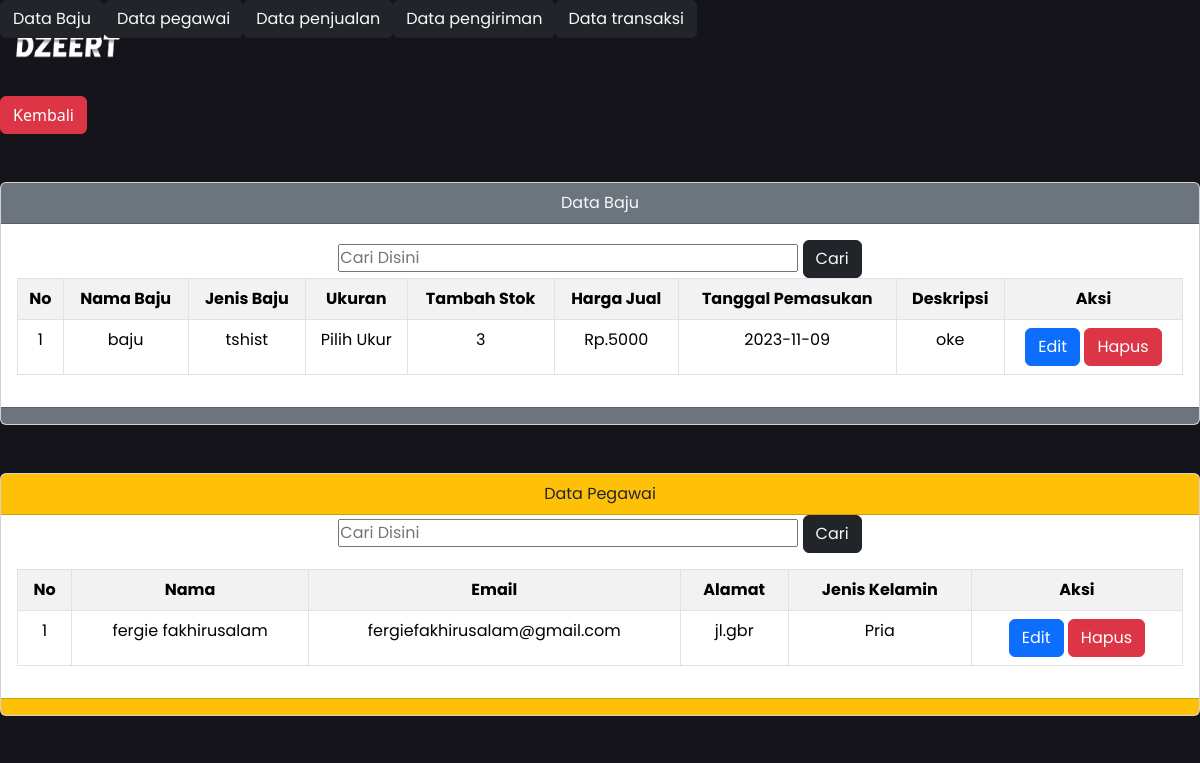
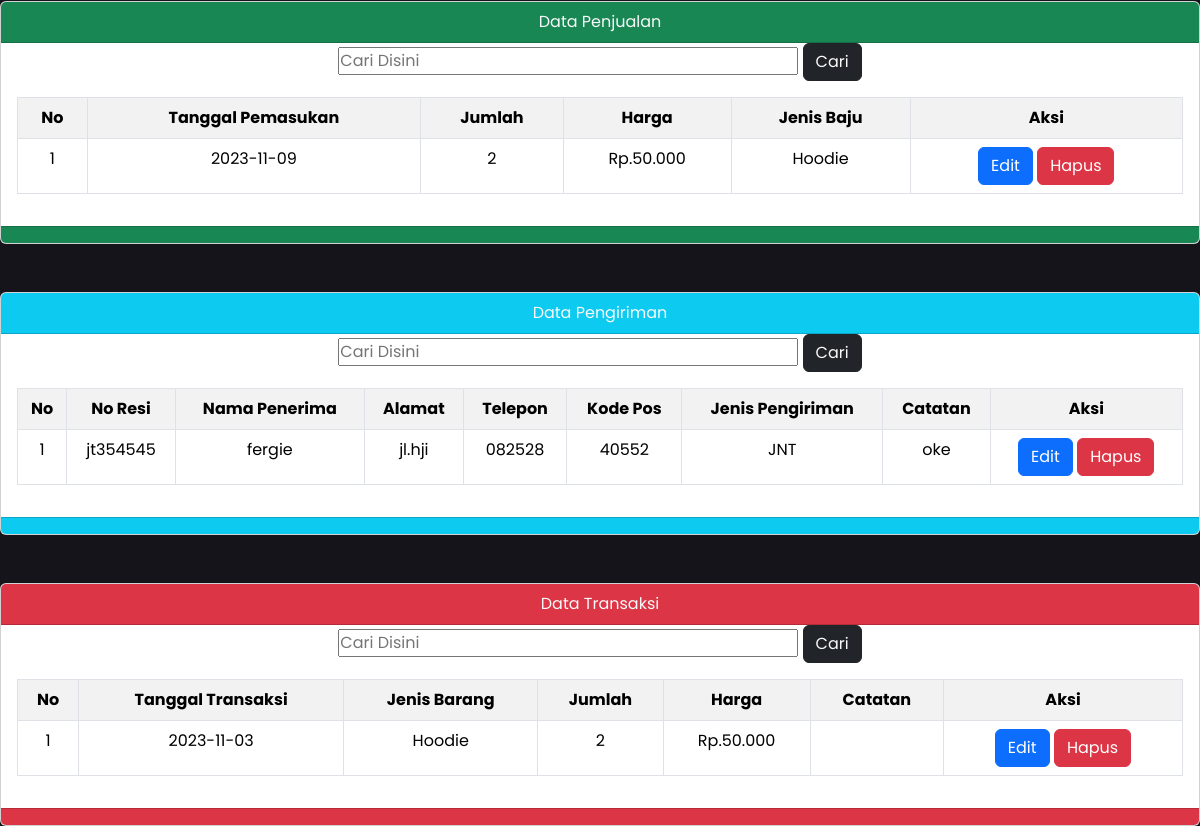
The page /lapor.php on the database as committed earlier (2 pictures, top to bottom).
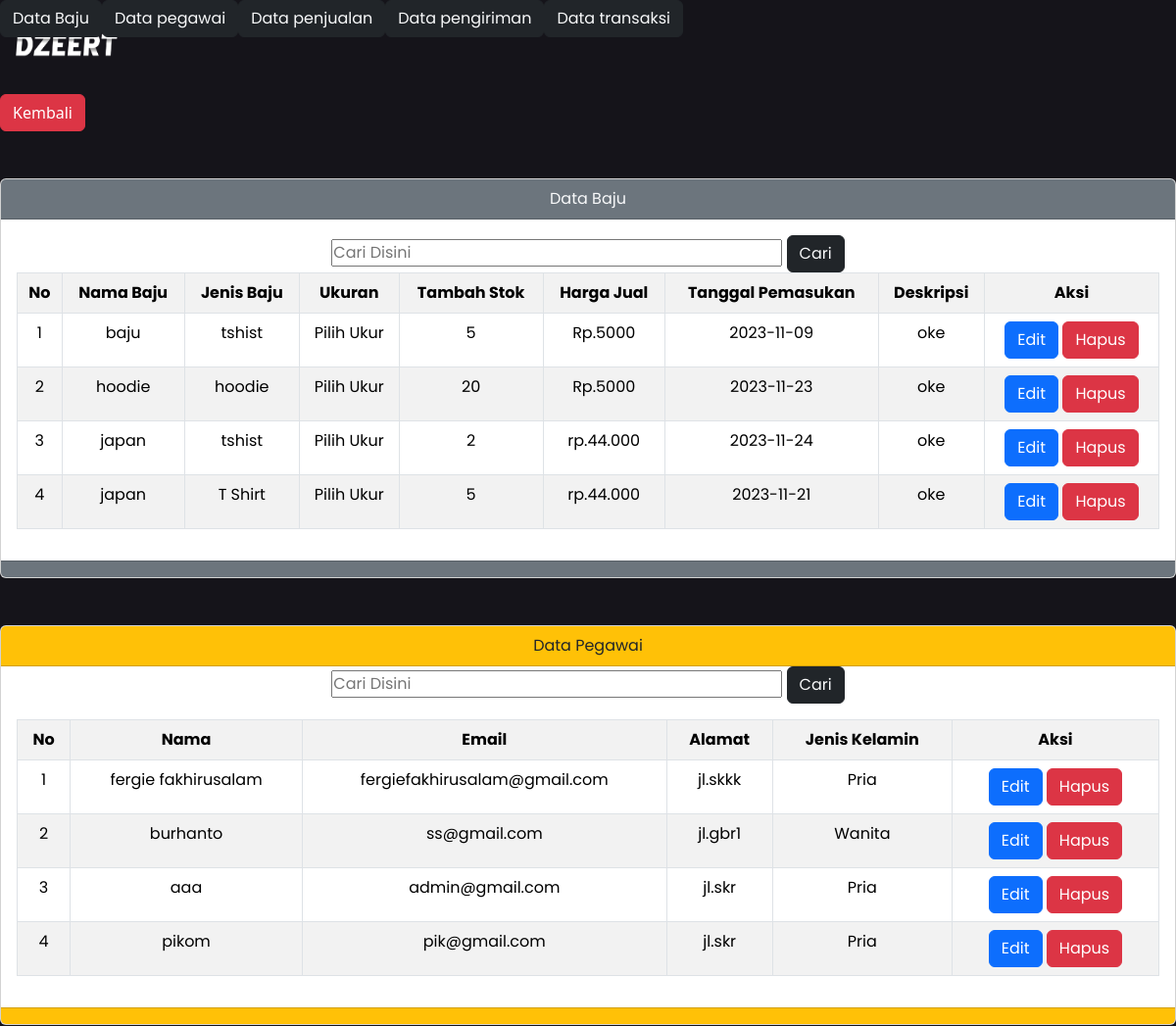
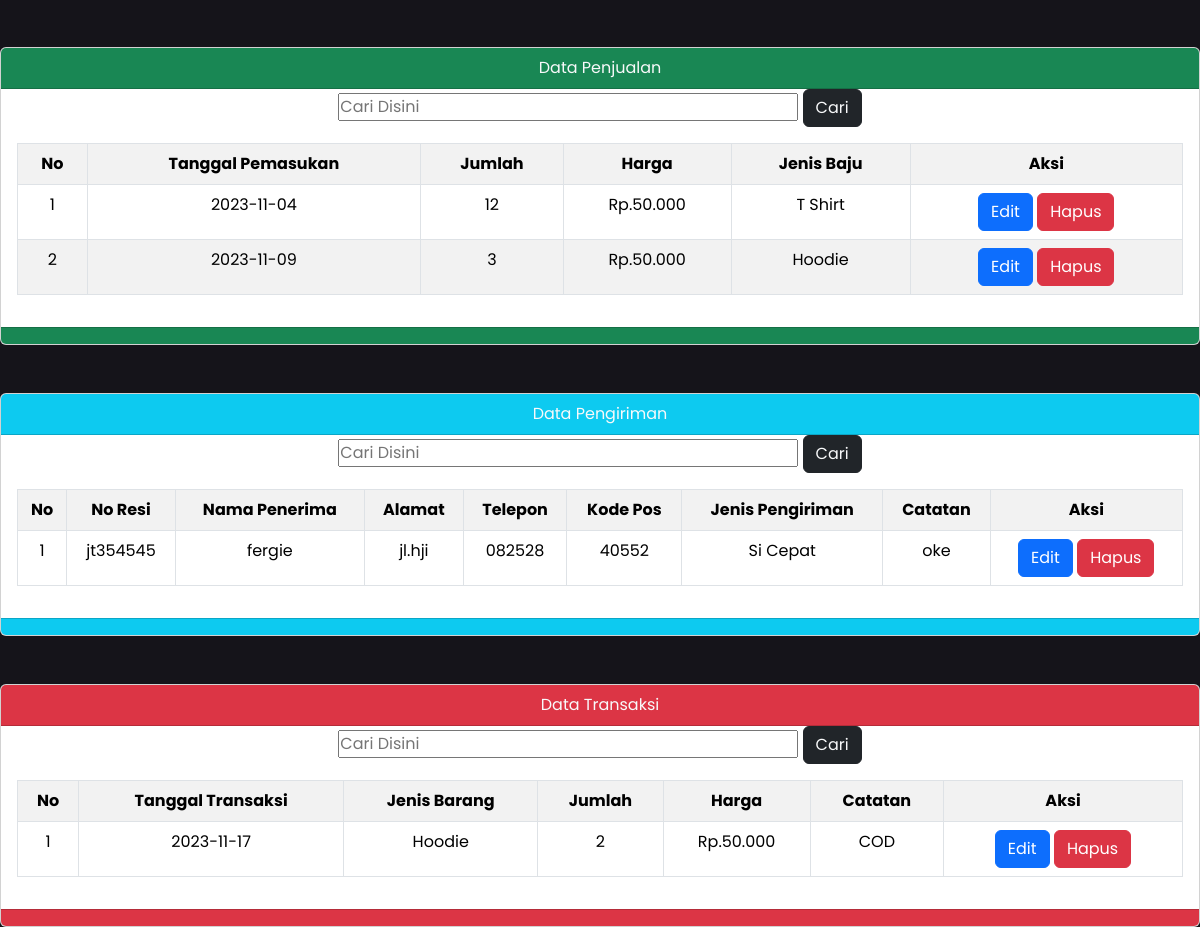
The same page on the database as committed later (2 pictures, top to bottom).
### tables this page shows
CREATE TABLE `kelola_baju` (
  `id_baju` int(11) NOT NULL,
  `nama_baju` varchar(50) NOT NULL,
  `jenis_baju` varchar(50) NOT NULL,
  `ukuran_baju` varchar(10) NOT NULL,
  `tambah_stok` varchar(255) NOT NULL,
  `harga_jual` varchar(255) NOT NULL,
  `tanggal_pemasukan` date NOT NULL,
  `deskripsi` varchar(255) NOT NULL
);

CREATE TABLE `kelola_pegawai` (
  `id_pegawai` int(11) NOT NULL,
  `nama` varchar(50) NOT NULL,
  `email` varchar(50) NOT NULL,
  `alamat` varchar(255) NOT NULL,
  `jenis_kelamin` varchar(11) NOT NULL
);

CREATE TABLE `kelola_penjualan` (
  `id_penjualan` int(11) NOT NULL,
  `tanggal_penjualan` date NOT NULL,
  `jumlah` varchar(255) NOT NULL,
  `harga` varchar(255) NOT NULL,
  `jenis_baju` varchar(50) NOT NULL
);

CREATE TABLE `kelola_pengiriman` (
  `id_pengiriman` int(11) NOT NULL,
  `no_resi` varchar(50) NOT NULL,
  `nama_penerima` varchar(50) NOT NULL,
  `alamat_penerima` varchar(255) NOT NULL,
  `telepon_penerima` varchar(20) NOT NULL,
  `kode_pos` int(10) NOT NULL,
  `jenis_pengiriman` varchar(50) NOT NULL,
  `catatan_pengiriman` varchar(255) NOT NULL
);

CREATE TABLE `kelola_transaksi` (
  `id_transaksi` int(11) NOT NULL,
  `tanggal_transaksi` date NOT NULL,
  `jenis_barang` varchar(50) NOT NULL,
  `jumlah` varchar(255) NOT NULL,
  `harga` varchar(255) NOT NULL,
  `jenis_transaksi` varchar(255) NOT NULL
);

### function.php (called while the page is built, shortened)
<?php
$koneksi = mysqli_connect("localhost","root","","penjualan");
function query($query) {
    global $koneksi;
    $result= mysqli_query($koneksi, $query);
    $row = [];
    while($tampil = mysqli_fetch_assoc($result)) {
     $row[] = $tampil;
    }
    return $row;
}
?>

### lapor.php (the view, shortened to what this page needs)
<?php
require'function.php';
$kelola_baju = query("SELECT * FROM kelola_baju");
$kelola_pegawai = query("SELECT * FROM kelola_pegawai");
$kelola_penjualan = query("SELECT * FROM kelola_penjualan");
$kelola_pengiriman = query("SELECT * FROM kelola_pengiriman");
$kelola_transaksi = query("SELECT * FROM kelola_transaksi");
        ?>
<!DOCTYPE html>
<html lang="en">
<head>
    <link href="https://cdn.jsdelivr.net/npm/bootstrap@5.3.2/dist/css/bootstrap.min.css" rel="stylesheet">
  <link rel="stylesheet" href="css/user.css">
</head>
<nav class="navbar navbar-expand-lg bg-#292832 navbar-dark text-light">
  <div class="container-fluid">
    <img src="img/logo.jpg.png" width="120px" height="80px">
     <div class="navbar-nav ms-auto text-light fixed-top">
      <a href="#baju" class="btn btn-dark text-light">Data Baju</a>
      <a href="#pegawai" class="btn btn-dark text-light">Data pegawai</a>
      <a href="#penjualan" class="btn btn-dark text-light">Data penjualan</a>
      <a href="#pengiriman" class="btn btn-dark text-light">Data pengiriman</a>
      <a href="#transaksi" class="btn btn-dark text-light">Data transaksi</a>
      </div>
  </div>
</nav>
<a href="home.php" class="btn btn-danger">Kembali</a>
      <section id="baju">
      <div class="card text-center mt-5">
        <div class="card-header bg-secondary text-light">
          Data Baju
        </div>
        <div class="card-body">
          <form action="" method="post">
            <input type="text" name="keyword" size="30" placeholder="Cari Disini">
            <button type="submit" class="btn btn-dark text-light" name="cari">Cari</button>
          </form>
          <table class="table table-striped table-hover table-bordered">
            <tr>
              <th>No</th>
              <th>Nama Baju</th>
              <th>Jenis Baju</th>
              <th>Ukuran</th>
              <th>Tambah Stok</th>
              <th>Harga Jual</th>
              <th>Tanggal Pemasukan</th>
              <th>Deskripsi</th>
              <th>Aksi</th>
            </tr>
                  <tr>
                  <?php
                $i = 1;
                ?>
                  <?php foreach($kelola_baju as $tampil) : ?>
                    <td><?= $i ?></td>
                    <td><?= $tampil["nama_baju"]; ?></td>
                    <td><?= $tampil["jenis_baju"]; ?></td>
                    <td><?= $tampil["ukuran_baju"]; ?></td>
                    <td><?= $tampil["tambah_stok"]; ?></td>
                    <td><?= $tampil["harga_jual"]; ?></td>
                    <td><?= $tampil["tanggal_pemasukan"]; ?></td>
                    <td><?= $tampil["deskripsi"]; ?></td>
                    <td>
                      <a href="edit.php?id_baju=<?= $tampil["id_baju"]?>" class="btn btn-primary">Edit</a>
                      <a href="hapus.php?id_baju=<?= $tampil["id_baju"]?>" onclick="return confirm('yakin');" class="btn btn-danger">Hapus</a>
                  </td>
                  </tr>
                  <?php $i++ ?>
                <?php endforeach; ?>
          </table>
        </div>
        <div class="card-footer bg-secondary text-light">
        </div>
      </div>
      </section>
      <section id="pegawai">
          <div class="card text-center mt-5">
          <div class="card-header bg-warning text-dark">
              Data Pegawai
            </div>
            <form action="" method="post">
                <input type="text" name="keyword" size="30" placeholder="Cari Disini">
                <button type="submit" class="btn btn-dark text-light" name="find">Cari</button>
              </form>
          <div class="card-body">
          <table class="table table-striped table-hover table-bordered">
                <tr>
                  <th>No</th>
                  <th>Nama</th>
                  <th>Email</th>
                  <th>Alamat</th>
                  <th>Jenis Kelamin</th>
                  <th>Aksi</th>
                </tr>
                      <tr>
                      <?php
                    $i = 1;
                    ?>
                      <?php foreach($kelola_pegawai as $tampil) : ?>
                        <td><?= $i ?></td>
                        <td><?= $tampil["nama"]; ?></td>
                        <td><?= $tampil["email"]; ?></td>
                        <td><?= $tampil["alamat"]; ?></td>
                        <td><?= $tampil["jenis_kelamin"]; ?></td>
                        <td>
                          <a href="edit_pegawai.php?id_pegawai=<?= $tampil["id_pegawai"]?>" class="btn btn-primary">Edit</a>
                          <a href="hapus_pegawai.php?id_pegawai=<?= $tampil["id_pegawai"]?>" onclick="return confirm('yakin');" class="btn btn-danger">Hapus</a>
                      </td>
                      </tr>
                      <?php $i++ ?>
                    <?php endforeach; ?>
              </table>
          </div>
          <div class="card-footer bg-warning text-light">
            </div>
          </div>
      </section>
      <section id="penjualan">
      <div class="card text-center mt-5">
        <div class="card-header bg-success text-light">
            Data Penjualan
          </div>
          <form action="" method="post">
            <input type="text" name="keyword" size="30" placeholder="Cari Disini">
            <button type="submit" class="btn btn-dark text-light" name="nyari">Cari</button>
          </form>
      <div class="card-body">
      <table class="table table-striped table-hover table-bordered">
            <tr>
              <th>No</th>
              <th>Tanggal Pemasukan</th>
              <th>Jumlah</th>
              <th>Harga</th>
              <th>Jenis Baju</th>
              <th>Aksi</th>
            </tr>
                  <tr>
                  <?php
                $i = 1;
                ?>
                  <?php foreach($kelola_penjualan as $tampil) : ?>
                    <td><?= $i ?></td>
                    <td><?= $tampil["tanggal_penjualan"]; ?></td>
                    <td><?= $tampil["jumlah"]; ?></td>
                    <td><?= $tampil["harga"]; ?></td>
                    <td><?= $tampil["jenis_baju"]; ?></td>
                    <td>
                      <a href="edit_penjualan.php?id_penjualan=<?= $tampil["id_penjualan"]?>" class="btn btn-primary">Edit</a>
                      <a href="hapus_penjualan.php?id_penjualan=<?= $tampil["id_penjualan"]?>" onclick="return confirm('yakin');" class="btn btn-danger">Hapus</a>
                  </td>
                  </tr>
                  <?php $i++ ?>
                <?php endforeach; ?>
          </table>
      </div>
      <div class="card-footer bg-success text-light">
        </div>
      </div>
      </section>
      <section id="pengiriman">
      <div class="card text-center mt-5">
        <div class="card-header bg-info text-light">
            Data Pengiriman
          </div>
          <form action="" method="post">
            <input type="text" name="keyword" size="30" placeholder="Cari Disini">
            <button type="submit" class="btn btn-dark text-light" name="kirim">Cari</button>
          </form>
      <div class="card-body">
      <table class="table table-striped table-hover table-bordered">
            <tr>
              <th>No</th>
              <th>No Resi </th>
              <th>Nama Penerima</th>
              <th>Alamat</th>
              <th>Telepon</th>
              <th>Kode Pos</th>
              <th>Jenis Pengiriman</th>
              <th>Catatan</th>
              <th>Aksi</th>
            </tr>
                  <tr>
                  <?php
                $i = 1;
                ?>
                  <?php foreach($kelola_pengiriman as $tampil) : ?>
                    <td><?= $i ?></td>
                    <td><?= $tampil["no_resi"]; ?></td>
                    <td><?= $tampil["nama_penerima"]; ?></td>
                    <td><?= $tampil["alamat_penerima"]; ?></td>
                    <td><?= $tampil["telepon_penerima"]; ?></td>
                    <td><?= $tampil["kode_pos"]; ?></td>
                    <td><?= $tampil["jenis_pengiriman"]; ?></td>
                    <td><?= $tampil["catatan_pengiriman"]; ?></td>
                    <td>
                      <a href="edit_pengiriman.php?id_pengiriman=<?= $tampil["id_pengiriman"]?>" class="btn btn-primary">Edit</a>
                      <a href="hapus_pengiriman.php?id_pengiriman=<?= $tampil["id_pengiriman"]?>" onclick="return confirm('yakin');" class="btn btn-danger">Hapus</a>
                  </td>
                  </tr>
                  <?php $i++ ?>
                <?php endforeach; ?>
          </table>
      </div>
      <div class="card-footer bg-info text-light">
        </div>
      </div>
      </section>
      <section id="transaksi">
      <div class="card text-center mt-5">
        <div class="card-header bg-danger text-light">
            Data Transaksi
          </div>
          <form action="" method="post">
            <input type="text" name="keyword" size="30" placeholder="Cari Disini">
            <button type="submit" class="btn btn-dark text-light  " name="neangan">Cari</button>
          </form>
      <div class="card-body">
      <table class="table table-striped table-hover table-bordered">
            <tr>
              <th>No</th>
              <th>Tanggal Transaksi</th>
              <th>Jenis Barang</th>
              <th>Jumlah</th>
              <th>Harga</th>
              <th>Catatan</th>
              <th>Aksi</th>
            </tr>
                  <tr>
                  <?php
                $i = 1;
                ?>
                  <?php foreach($kelola_transaksi as $tampil) : ?>
                    <td><?= $i ?></td>
                    <td><?= $tampil["tanggal_transaksi"]; ?></td>
                    <td><?= $tampil["jenis_barang"]; ?></td>
                    <td><?= $tampil["jumlah"]; ?></td>
                    <td><?= $tampil["harga"]; ?></td>
                    <td><?= $tampil["jenis_transaksi"]; ?></td>
                    <td>
                      <a href="edit_transaksi.php?id_transaksi=<?= $tampil["id_transaksi"]?>" class="btn btn-primary">Edit</a>
                      <a href="hapus_transaksi.php?id_transaksi=<?= $tampil["id_transaksi"]?>" onclick="return confirm('yakin');" class="btn btn-danger">Hapus</a>
                  </td>
                  </tr>
                  <?php $i++ ?>
                <?php endforeach; ?>
          </table>
      </div>
      <div class="card-footer bg-danger text-light">
        </div>
      </div>
      </section>
</body>
</html>

### css/user.css (style rules this page uses)
:root { --bg: #15141a; }
* { margin: 0; padding: 0; font-family: "Poppins", sans-serif; }

Rows that differ between the two databases and show on the page:
removed kelola_penjualan: tanggal_penjualan "2023-11-09", jumlah "2", harga "Rp.50.000", jenis_baju "Hoodie"
removed kelola_transaksi: tanggal_transaksi "2023-11-03", jenis_barang "Hoodie", jumlah "2", harga "Rp.50.000"
changed kelola_baju "baju": tambah_stok "3" → "5"
added kelola_baju: nama_baju "hoodie", jenis_baju "hoodie", ukuran_baju "Pilih Ukur", tambah_stok "20", harga_jual "Rp.5000", tanggal_pemasukan "2023-11-23", deskripsi "oke"
added kelola_baju: nama_baju "japan", jenis_baju "tshist", ukuran_baju "Pilih Ukur", tambah_stok "2", harga_jual "rp.44.000", tanggal_pemasukan "2023-11-24", deskripsi "oke"
added kelola_baju: nama_baju "japan", jenis_baju "T Shirt", ukuran_baju "Pilih Ukur", tambah_stok "5", harga_jual "rp.44.000", tanggal_pemasukan "2023-11-21", deskripsi "oke"
changed kelola_pegawai "fergie fakhirusalam": alamat "jl.gbr" → "jl.skkk"
added kelola_pegawai: nama "burhanto", email "ss@gmail.com", alamat "jl.gbr1", jenis_kelamin "Wanita"
added kelola_pegawai: nama "aaa", email "admin@gmail.com", alamat "jl.skr", jenis_kelamin "Pria"
added kelola_pegawai: nama "pikom", email "pik@gmail.com", alamat "jl.skr", jenis_kelamin "Pria"
added kelola_penjualan: tanggal_penjualan "2023-11-04", jumlah "12", harga "Rp.50.000", jenis_baju "T Shirt"
added kelola_penjualan: tanggal_penjualan "2023-11-09", jumlah "3", harga "Rp.50.000", jenis_baju "Hoodie"
changed kelola_pengiriman "jt354545": jenis_pengiriman "JNT" → "Si Cepat"
added kelola_transaksi: tanggal_transaksi "2023-11-17", jenis_barang "Hoodie", jumlah "2", harga "Rp.50.000", jenis_transaksi "COD"
